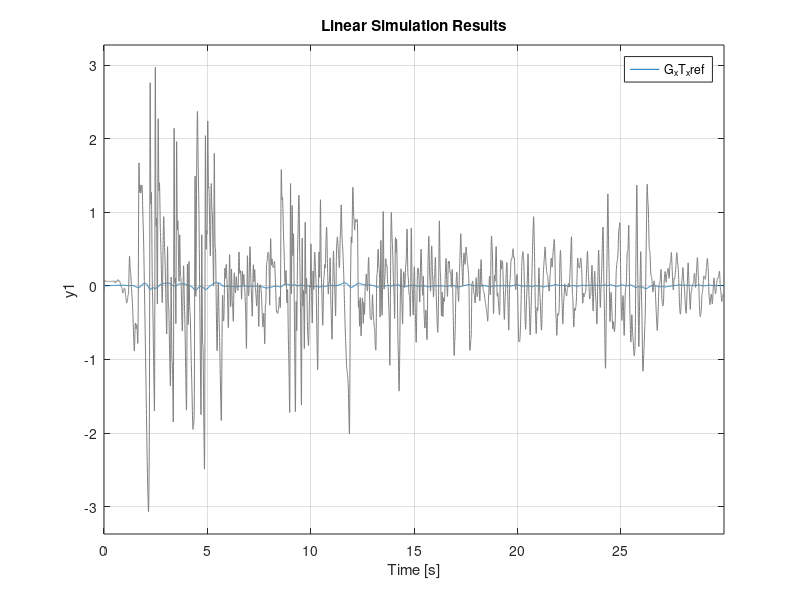

Recreate this plot in MATLAB.
clear all

%Servo-valve parameters
tau_sv=0.0246      %Valve time constant (tsv=0.0246 s)
k_svk_q=1934.5*(1e-2)^3    %Valve flow gain (ksv∙kq=1934.5 cm3/s/V)

%from Gidewon k_pl =  k_c + C_l 
k_pl=1.67401e-7/1e3  %Valve pressure gain & leakadge factor (kpl=1.67401e-7 m3/s/kPa)

Be=193716.28*1e3    %Oil Bulk modulus (Be=193716.28 kPa)
Vt=0.002659     %Oil Volume on actuator chamber (Vt=0.002659 m3)
A=0.012456      %Piston area (A=0.012456 m2)
k_h=4*Be*A^2/Vt*1e3 %(kPa m1)

mT=1.9751*1e3       %Platen mass (mp=1.9751 t)
cT=5.78*1e3        %Total damping, actuator + platen (ct=5.78 kN s/m1)

%Additional 2DOF model
%  structure parameters
% 1st mode
m1= 100 % kg
f1 = 1; % Hz
zeta1 = 0.05; %

k1 = m1*(2*pi*f1)^2; %N/m
c1 = zeta1*2*m1*2*pi*f1; %N/m/s

%2nd mode
m2= 1e-3 % kg
f2 = 5; % Hz
zeta2 = 0.05; %

k2 = m2*(2*pi*f2)^2; %N/m
c2 = zeta2*2*m2*2*pi*f2; %N/m/s

%% TF's

s=tf('s')

%Controller
k_p=1.2993
G_c = tf(k_p,1)    %Pgain (kp=1.2993 V/cm)

G_T=mT*s^2+[cT+c1]*s+k1
G_1=m1*s^2+[c1+c2]*s+k1+k2
G_2=m2*s^2+c2*s+k2

G_T1=c1*s+k1
G_21=c2*s+k2

G_csv=k_svk_q*G_c/(1+tau_sv*s)

G_x2_x1= G_21/G_2
G_x1_xT = G_T1*G_2/(G_1*G_2-G_21^2)
G_xT_Fp = G_1*G_2-G_21^2/(G_T*G_1*G_2-G_T*G_21^2-G_2*G_T1^2)

G_Fp_xref = G_csv/(k_pl/A+A*s/k_h+G_xT_Fp*(G_csv + A*s))

G_xT_xref = G_Fp_xref * G_xT_Fp


%%
%bode(G_xT_xref)

%%

dados = load('elcentro.txt');

t_vector = dados(:,1);
t_step = t_vector(2)
ddx = [t_vector dados(:,2)];
ddy = [t_vector  dados(:,3)];

plot(ddx(:,1) ,ddx(:,2))

%%

lsim(G_xT_xref ,  ddx(:,2) ,ddx(:,1))